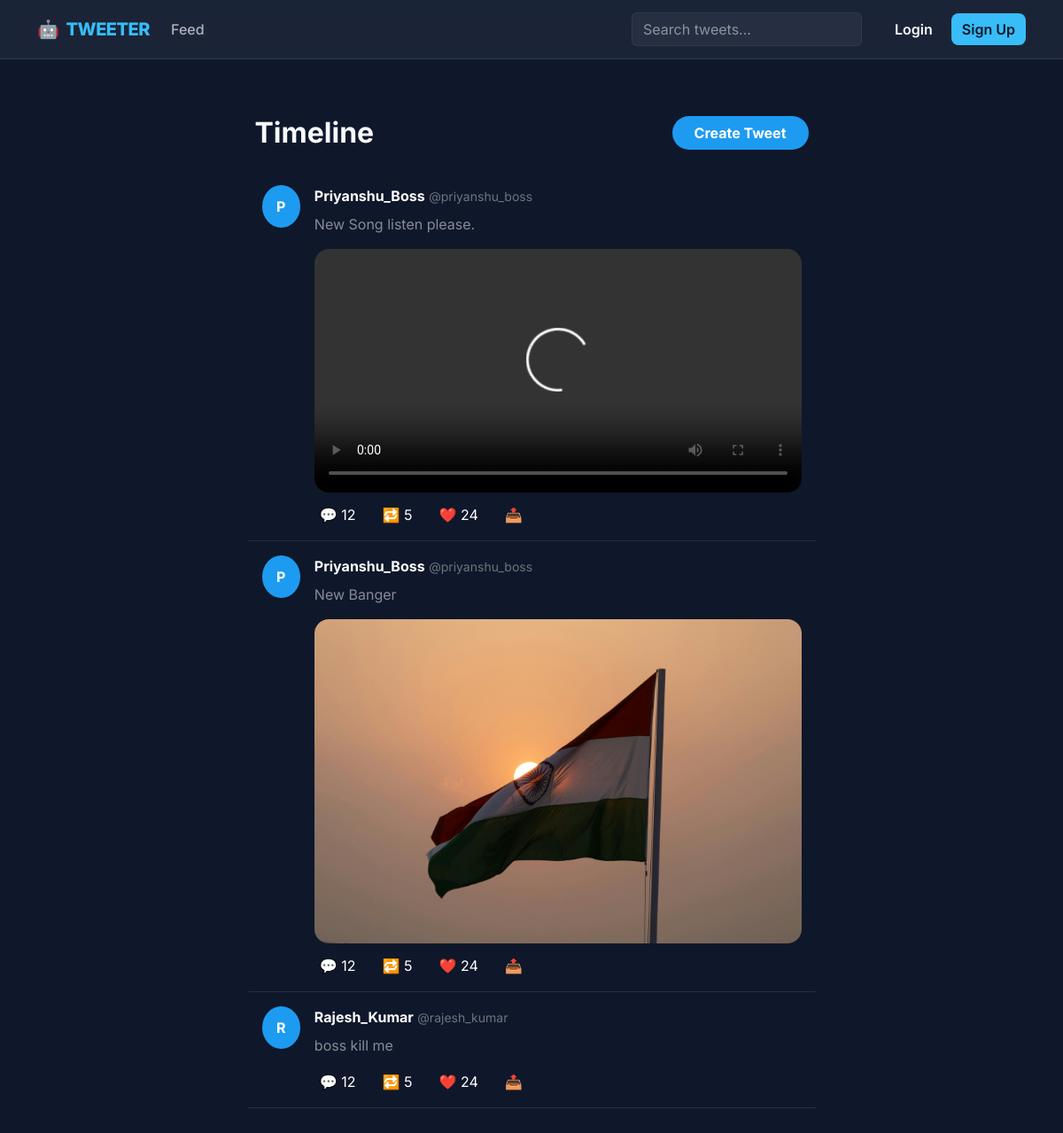
Screenshot of /tweet/ with the database file from the repository.
### tweet/models.py (models this page shows, shortened)
class Tweet(models.Model):
    user=models.ForeignKey(User,on_delete=models.CASCADE)
    text=models.TextField(max_length=150)
    photo=models.ImageField(upload_to='photos/',blank=True,null=True)
    video=models.FileField(upload_to='videos/',blank=True,null=True)
    created_at=models.DateTimeField(auto_now_add=True)
    updated_at=models.DateTimeField(auto_now=True)

### tweet/views.py (the view)
# urls.py: path('', views.tweet_list,name='tweet_list'),
def tweet_list(request):
    tweets=Tweet.objects.all().order_by('-created_at')
    return render(request,'tweet_list.html',{'tweets':tweets})

### tweet/templates/tweet_list.html (shortened to what this page needs)
{% extends "layout.html" %}
{% block content %}
<div class="row justify-content-center">
    <div class="col-12 col-lg-7">
        <div class="d-flex justify-content-between align-items-center mb-4 pt-3 px-2">
            <h2 class="fw-bold mb-0">Timeline</h2>
            <a class="btn btn-tweet px-4" href="{% url 'tweet_create' %}">
                Create Tweet
            </a>
        </div>
        <div class="tweet-container">
            {% for tweet in tweets %}
            <div class="tweet-card p-3 border-bottom border-secondary border-opacity-25">
                <div class="d-flex gap-3">
                    <div class="avatar">
                        {{ tweet.user.username|first|upper }}
                    </div>
                    <div class="w-100">
                        <div class="d-flex justify-content-between">
                            <div>
                                <span class="fw-bold text-white">{{ tweet.user.username }}</span>
                                <span class="text-secondary small">@{{ tweet.user.username|lower }}</span>
                            </div>
                        </div>
                        <p class="mt-2 text-white-50">
                            {{ tweet.text }}
                        </p>
                        {% if tweet.photo %}
                        <div class="media-wrapper">
                            <img src="{{ tweet.photo.url }}" alt="Tweet image">
                        </div>
                        {% elif tweet.video %}
                        <div class="media-wrapper">
                            <video controls>
                                <source src="{{ tweet.video.url }}">
                            </video>
                        </div>
                        {% endif %}
                        <div class="actions">
                            <button class="btn-action hover-blue">💬 12</button>
                            <button class="btn-action hover-green">🔁 5</button>
                            <button class="btn-action hover-red">❤️ 24</button>
                            <button class="btn-action hover-blue" onclick="copyUrl()">📤</button>
                        </div>
                    </div>
                </div>
            </div>
            {% empty %}
            <div class="text-center py-5 text-secondary">
                <h4>No tweets yet.</h4>
            </div>
            {% endfor %}
        </div>
    </div>
</div>
{% endblock %}

### templates/layout.html (shortened to what this page needs)
{% load static %}
<!doctype html>
<html lang="en" data-bs-theme="dark">
<head>
    <link href="https://cdn.jsdelivr.net/npm/bootstrap@5.3.0/dist/css/bootstrap.min.css" rel="stylesheet">
</head>
<body>
    <nav class="navbar navbar-expand-lg sticky-top">
        <div class="container">
            <a class="navbar-brand d-flex align-items-center" href="{% url 'tweet_list' %}">
                <span class="me-2">🤖</span> TWEETER
            </a>
            <div class="collapse navbar-collapse" id="navContent">
                <ul class="navbar-nav me-auto mb-2 mb-lg-0">
                    <li class="nav-item">
                        <a class="nav-link" href="{% url 'tweet_list' %}">Feed</a>
                    </li>
                </ul>
                <form class="d-flex me-3" role="search">
                    <input class="form-control me-2" type="search" placeholder="Search tweets..." aria-label="Search">
                </form>
                <div class="d-flex align-items-center gap-2">
                    {% if user.is_authenticated %}
                        <span class="text-secondary me-2 small">{{ user.username }} ✅</span>
                        <form method="post" action="{% url 'logout' %}" class="m-0">
                            {% csrf_token %}
                            <button class="btn btn-outline-danger btn-sm" type="submit">Logout</button>
                        </form>
                    {% else %}
                        <a href="{% url 'login' %}" class="btn btn-link text-decoration-none text-light">Login</a>
                        <a href="{% url 'register' %}" class="btn btn-primary">Sign Up</a>
                    {% endif %}
                </div>
            </div>
        </div>
    </nav>
    <main class="container main-container">
        {% block content %}{% endblock %}
    </main>
</body>
</html>

### templates/layout.html (style rules this page uses)
body { font-family: 'Inter', sans-serif; background-color: #0f172a; color: #f8fafc; }
.navbar { backdrop-filter: blur(10px); background-color: rgba(30, 41, 59, 0.8) !important; border-bottom: 1px solid rgba(255, 255, 255, 0.1); padding: 0.8rem 1rem; }
.navbar-brand { font-weight: 800; letter-spacing: -0.5px; color: #38bdf8 !important; }
.nav-link { font-weight: 500; transition: color 0.3s ease; }
.main-container { margin-top: 3rem; margin-bottom: 3rem; min-height: 80vh; }
.btn { border-radius: 8px; font-weight: 600; transition: all 0.2s ease; }
.btn-primary { background-color: #38bdf8; border: none; color: #0f172a; }
.form-control { background-color: rgba(255, 255, 255, 0.05); border: 1px solid rgba(255, 255, 255, 0.1); color: white; }

### tweet/templates/tweet_list.html (style rules this page uses)
.avatar { width: 48px; height: 48px; background: #1d9bf0; border-radius: 50%; color: white; font-weight: bold; display: flex; align-items: center; justify-content: center; }
.media-wrapper { margin-top: 10px; border-radius: 16px; overflow: hidden; background: #000; }
.media-wrapper img, .media-wrapper video { width: 100%; max-height: 500px; object-fit: contain; display: block; }
.actions { display: flex; gap: 18px; margin-top: 12px; color: #71767b; }
.btn-action { background: none; border: none; cursor: pointer; }
.btn-tweet { background: #1d9bf0; color: white; border-radius: 999px; font-weight: 700; }

### rows the page displays
Tweet: user.username|first "P", user.username "Priyanshu_Boss", user.username "priyanshu_boss", text "New Song listen please."
Tweet: user.username|first "P", user.username "Priyanshu_Boss", user.username "priyanshu_boss", text "New Banger", photo (picture)
Tweet: user.username|first "R", user.username "Rajesh_Kumar", user.username "rajesh_kumar", text "boss kill me"
